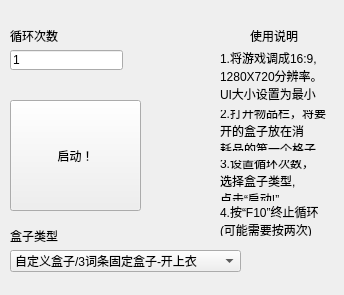
<?xml version="1.0" encoding="UTF-8"?>
<ui version="4.0">
 <class>widget</class>
 <widget class="QWidget" name="widget">
  <property name="geometry">
   <rect>
    <x>0</x>
    <y>0</y>
    <width>344</width>
    <height>295</height>
   </rect>
  </property>
  <property name="windowTitle">
   <string>DNF开盒工具</string>
  </property>
  <widget class="QLabel" name="label">
   <property name="geometry">
    <rect>
     <x>250</x>
     <y>30</y>
     <width>54</width>
     <height>12</height>
    </rect>
   </property>
   <property name="text">
    <string>使用说明</string>
   </property>
  </widget>
  <widget class="QLabel" name="label_2">
   <property name="geometry">
    <rect>
     <x>220</x>
     <y>50</y>
     <width>101</width>
     <height>51</height>
    </rect>
   </property>
   <property name="text">
    <string>1.将游戏调成16:9,
1280X720分辨率。
UI大小设置为最小</string>
   </property>
  </widget>
  <widget class="QLabel" name="label_3">
   <property name="geometry">
    <rect>
     <x>220</x>
     <y>110</y>
     <width>111</width>
     <height>41</height>
    </rect>
   </property>
   <property name="text">
    <string>2.打开物品栏，将要
开的盒子放在消
耗品的第一个格子</string>
   </property>
  </widget>
  <widget class="QLabel" name="label_4">
   <property name="geometry">
    <rect>
     <x>220</x>
     <y>160</y>
     <width>91</width>
     <height>41</height>
    </rect>
   </property>
   <property name="text">
    <string>3.设置循环次数，
选择盒子类型,
点击“启动!”</string>
   </property>
  </widget>
  <widget class="QLabel" name="label_5">
   <property name="geometry">
    <rect>
     <x>220</x>
     <y>205</y>
     <width>121</width>
     <height>31</height>
    </rect>
   </property>
   <property name="text">
    <string>4.按“F10”终止循环
(可能需要按两次)</string>
   </property>
  </widget>
  <widget class="QLabel" name="label_6">
   <property name="geometry">
    <rect>
     <x>10</x>
     <y>30</y>
     <width>54</width>
     <height>12</height>
    </rect>
   </property>
   <property name="text">
    <string>循环次数</string>
   </property>
  </widget>
  <widget class="QLineEdit" name="lineEdit">
   <property name="geometry">
    <rect>
     <x>10</x>
     <y>50</y>
     <width>113</width>
     <height>20</height>
    </rect>
   </property>
   <property name="text">
    <string>1</string>
   </property>
  </widget>
  <widget class="QPushButton" name="pushButton">
   <property name="geometry">
    <rect>
     <x>10</x>
     <y>100</y>
     <width>131</width>
     <height>111</height>
    </rect>
   </property>
   <property name="text">
    <string>启动！</string>
   </property>
  </widget>
  <widget class="QComboBox" name="comboBox">
   <property name="geometry">
    <rect>
     <x>10</x>
     <y>250</y>
     <width>231</width>
     <height>22</height>
    </rect>
   </property>
   <property name="currentText">
    <string>自定义盒子/3词条固定盒子-开上衣</string>
   </property>
   <item>
    <property name="text">
     <string>自定义盒子/3词条固定盒子-开上衣</string>
    </property>
   </item>
   <item>
    <property name="text">
     <string>万象固定盒子-开巨剑</string>
    </property>
   </item>
  </widget>
  <widget class="QLabel" name="label_7">
   <property name="geometry">
    <rect>
     <x>10</x>
     <y>230</y>
     <width>54</width>
     <height>12</height>
    </rect>
   </property>
   <property name="text">
    <string>盒子类型</string>
   </property>
  </widget>
 </widget>
 <resources/>
 <connections/>
</ui>
